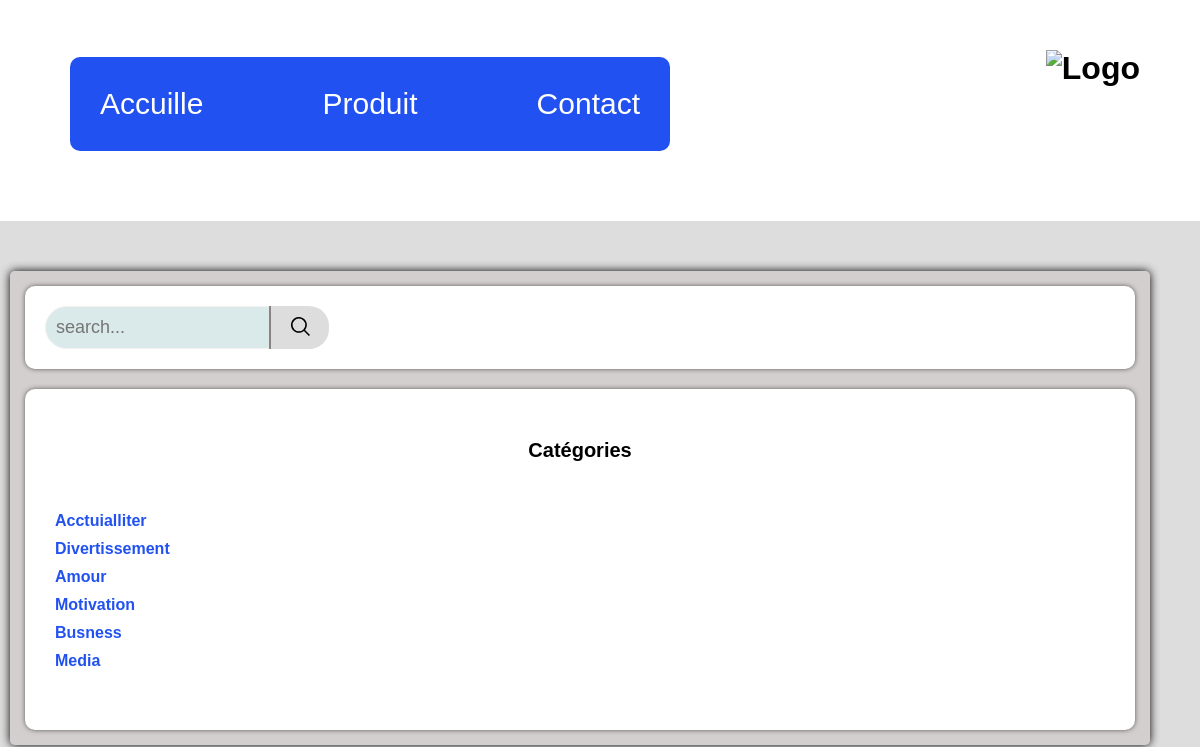
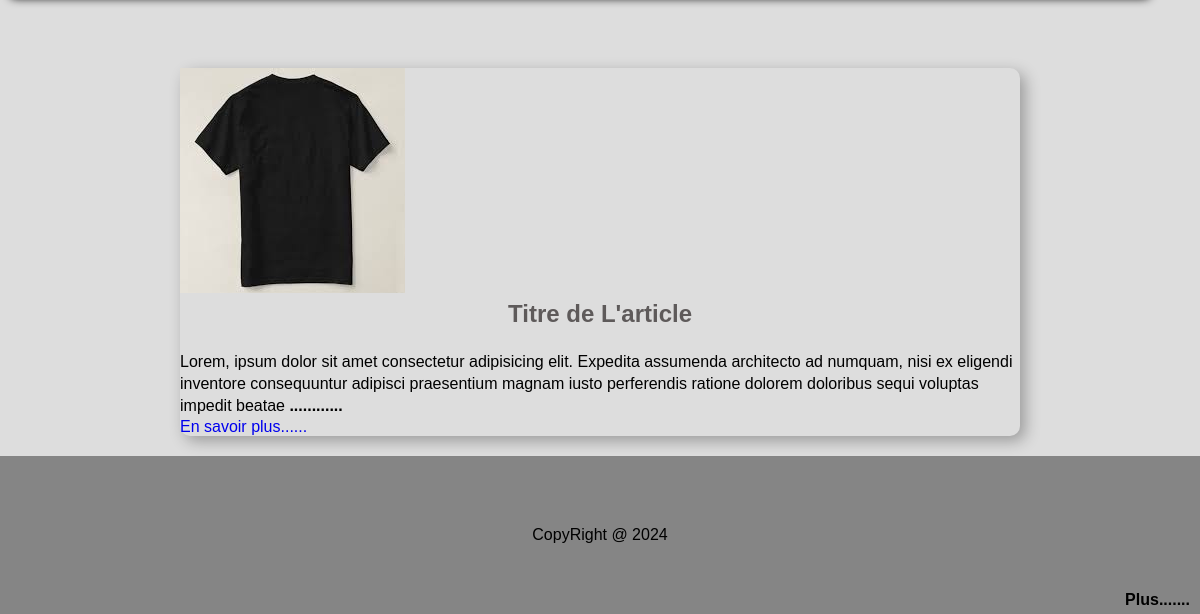
Before: / with the older database file (2 pictures, top to bottom).
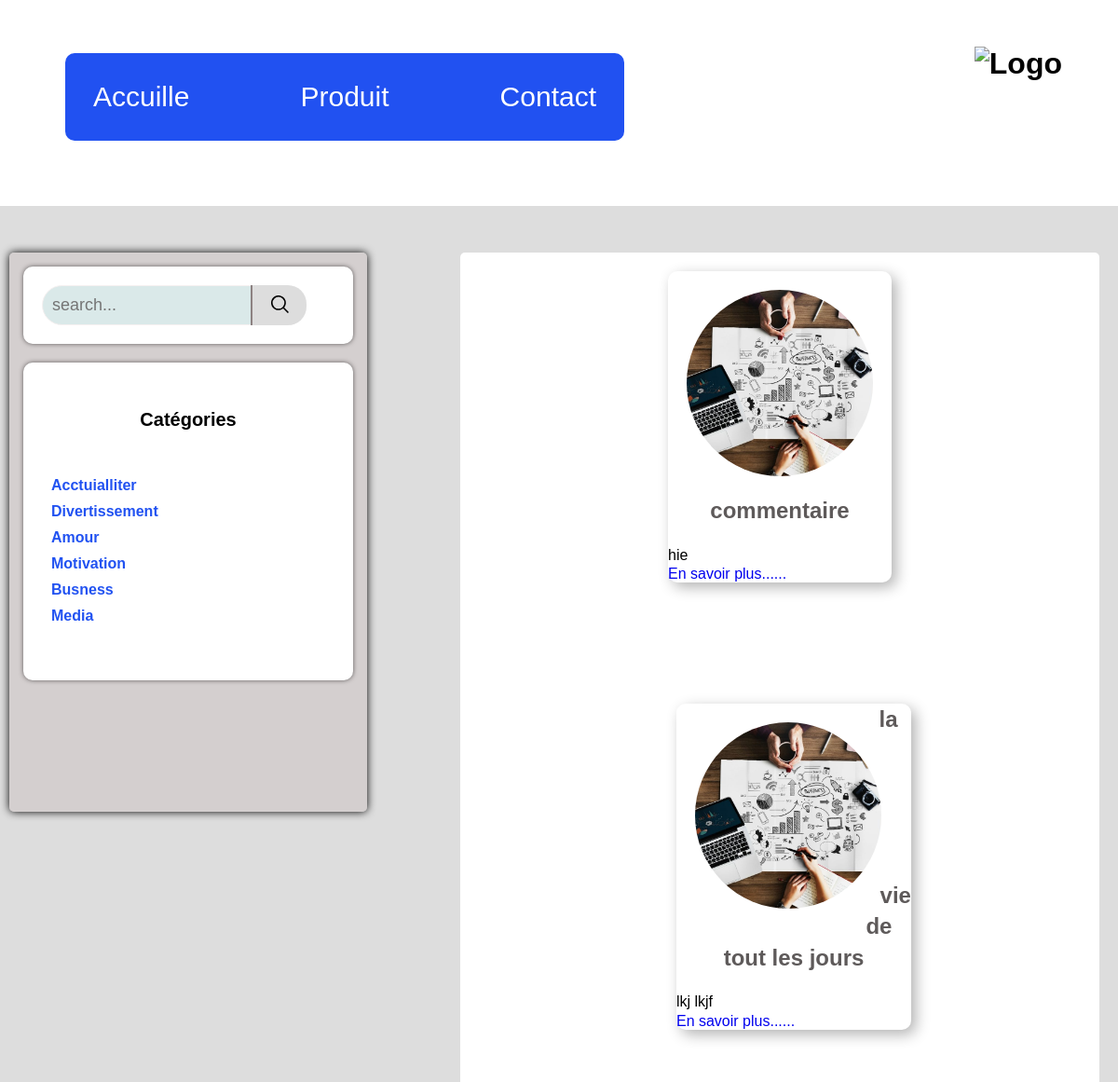
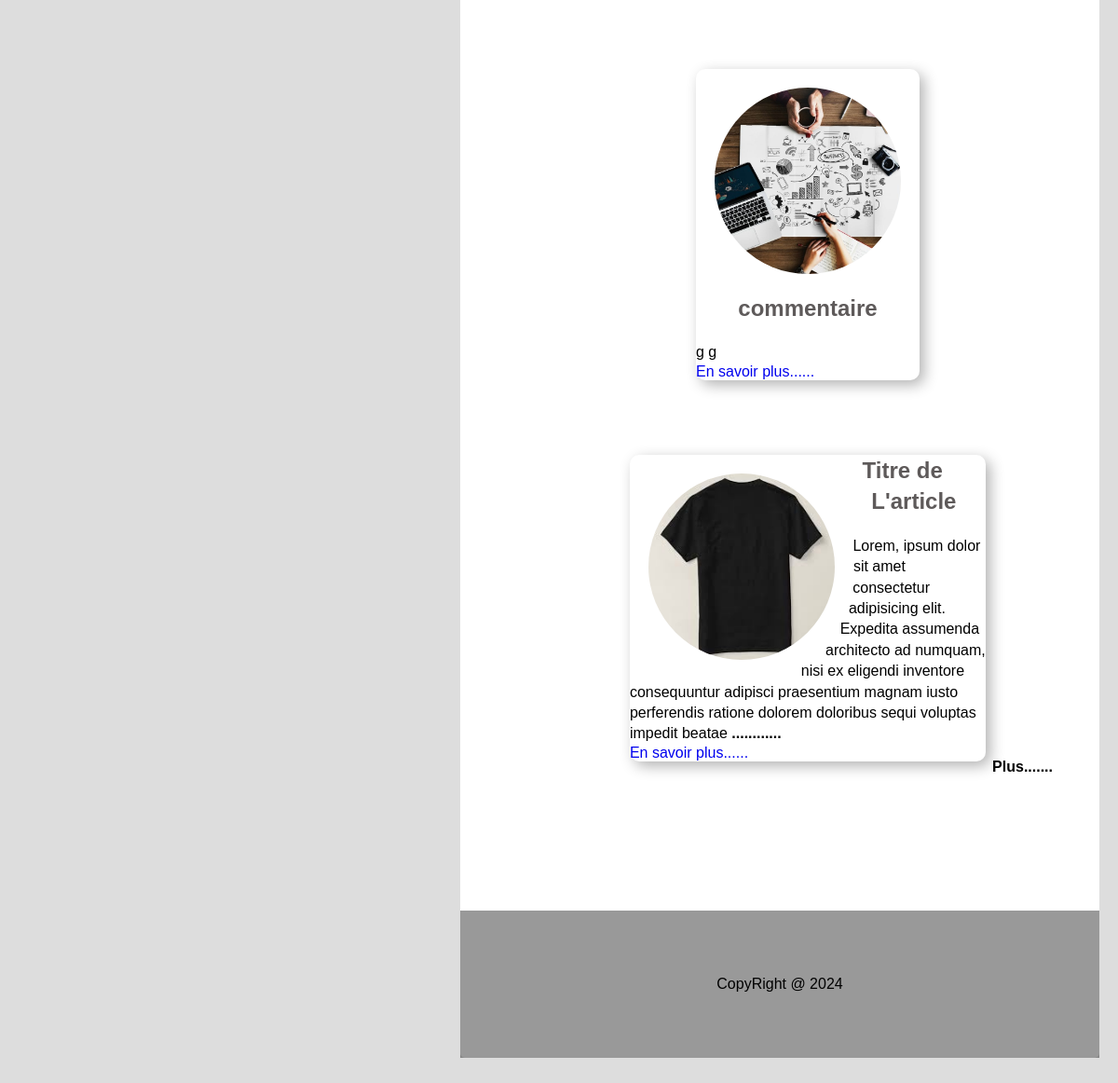
After: the same page with the newer database file (2 pictures, top to bottom).
### content/models.py (models this page shows, shortened)
class Article(models.Model):
    article_id = models.UUIDField(primary_key=True, default=uuid.uuid4)
    category = models.CharField(max_length=100)
    titre = models.CharField(max_length=100)
    article_img = models.ImageField(upload_to='article_image', default='blank-profile-picture.png')
    body = models.TextField()
    date_create = models.DateTimeField(default=datetime.now)

### content/views.py (the view)
# urls.py: path('', views.index, name='index'),
def index(request):
    article = Article.objects.all()
    return render(request, 'index.html',{'articles':article})

### templates/index.html (shortened to what this page needs)
<!DOCTYPE html>
<html lang="en">
<head>
    <link rel="stylesheet" href="/static/css/style.css">
</head>
<body>
    <div class="container">
        <div class="navbar-container">
            <nav class="navbar">
                <ul>
                    <li><a href="#">Accuille</a></li>
                    <li><a href="#">Produit</a></li>
                    <li><a href="#">Contact</a></li>
                </ul>
            </nav>
            <img src="#" alt="Logo" class="logo">
        </div>
        <div class="filter">
            <div class="search-container">
                <form action="#" method="post">
                    <div class="search">
                        <input type="text" name="search" placeholder="search..." >
                        <BUtton><img src="/static/assets/search.svg" alt="search" style="width: 19px;"></BUtton>
                    </div>
                </form>
            </div>
            <div class="categorie">
                <h4>Catégories</h4>
                <ul>
                    <li><a href="#">Acctuialliter</a></li>
                    <li><a href="#">Divertissement</a></li>
                    <li><a href="#">Amour</a></li>
                    <li><a href="#">Motivation</a></li>
                    <li><a href="#">Busness</a></li>
                    <li><a href="#">Media</a></li>
                </ul>
            </div>
        </div>
        {% for article in articles %}
        <div class="article-container">
            <div class="article">
                <div>
                <img src="/static/image/background.png.jpg" alt="">
                </div>
                <article>
                    <h2>{{article.titre}}</h2>
                    <p>{{article.body}}</p>
                         <a href="/post/{{article.article_id}}">En savoir plus......</a>
                </article>
            </div>
            {% endfor %}
            <div class="article" >
                <div>
                <img src="/static/image/18.jpg" alt="">
                </div>
                <article>
                    <h2>Titre de L'article</h2>
                    <p>Lorem, ipsum dolor sit amet consectetur adipisicing
                         elit. Expedita assumenda architecto ad numquam, nisi ex eligendi inventore
                         consequuntur adipisci praesentium magnam iusto perferendis ratione dolorem
                         doloribus sequi voluptas impedit beatae <strong>............</strong></p>
                         <a href="#">En savoir plus......</a>
                </article>
            </div>
            <h4 class="next"><a href="#">Plus.......</a></h4>
        </div>
    </div>
    <footer>
        CopyRight @ 2024
    </footer>
</body>
</html>

### static/css/style.css (style rules this page uses)
:root { --primary-color : rgba(9, 63, 240, 0.9); --opacity: rgba(0,0,0,0.3); --shadow: 0 0 15px var(--opacity); --body: #ddd; --input: rgb(218, 233, 233); }
* { margin: 0; box-sizing: border-box; text-decoration: none; list-style: none; }
body { background:var(--body); font-family: Arial, Helvetica, sans-serif; box-sizing: border-box; }
.container { display: flex; flex-wrap: wrap; justify-content: space-between; }
.navbar-container { position: relative; width: 100%; background-color: #ffffff; padding: 70px; width: 100%; }
.navbar-container .navbar { margin-top: 30px; }
.navbar-container ul { display: flex; justify-content: space-between; gap: 30px; margin-top: -43px; padding: 30px; background-color: var(--primary-color); max-width: 600px; border-radius: 10px; }
.navbar-container .logo { position: absolute; right: 60px; top: 50px; font-weight: bold; font-size: 2em; }
.navbar-container ul li a { font-size: 30px; color: #fff }
.filter, .article-container { margin: 50px; }
.filter { padding: 15px; max-height: 600px; margin-left: 10px; flex: 1; background-color: rgba(207, 199, 199, 0.6); box-shadow: 0px 0px 10px black; border-radius: 5px; }
.filter .search-container { padding: 20px; box-shadow: 0px 0px 5px #5e5a5a; background-color: #fff; border-radius: 10px; margin: 0px 0px 20px 0px; }
.filter .search { display: flex; position: relative; }
.filter input { padding: 10px; border-radius: 30px; font-size: 18px; background-color:var(--input); border: 1px solid ; border-color: hwb(0 94% 4%); }
.filter .search button { position: relative; background-color: #ddd; border: none; right: 30px; border-left: 2px solid #8d8282; border-radius: 0px 20px 20px 0px; width: 60px; }
.filter .categorie { padding: 50px; border-radius: 10px; box-shadow: 0px 0px 5px #5e5a5a; background-color: #ffffff; }
.filter ul li { margin: 10px; font-weight: bold; text-align: left; margin-left: -10px; }
.filter .categorie ul { position: relative; right: 50px; }
.filter .categorie ul li a { color: var(--primary-color) }
.filter h4 { font-size: 20px; margin-bottom: 50px; text-align: center; }
.article-container { position: relative; display: flex; flex-direction: column; flex-wrap: wrap; gap: 40px; flex: 3; background-color: #ffffff; margin-right: 20px ; border-radius: 5px; }
.article { margin: 20px auto; box-shadow: 5px 5px 15px var(--opacity); max-width: 70%; border-radius: 10px; }
.article-container .article img { width: 200px; height: 200px; object-fit: cover; border-radius: 50%; margin-right: 20px; shape-outside: margin-box; margin: 20px; }
.article article p, h2 { line-height: 1.4; }
.article article h2 { text-align: center; margin-bottom: 20px; color: #5e5a5a; }
footer { padding: 70px; text-align: center; background-color: rgba(0, 0,0,0.4); }
.next { position: absolute; right: 10px; bottom: 5px; }
.next a { color: black; }
.article-container img { float: left; }

Changed rows visible on the page:
added Article: titre "commentaire", body "hie"
added Article: titre "la vie de tout les jours", body "lkj lkjf"
added Article: titre "commentaire", body "g g"
